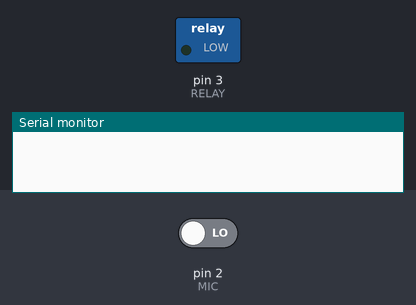
Recording of a sketch running on a simulated Arduino Nano, built with avr-gcc and run on an emulated ATmega328P. Parts: switched loads named in the sketch (green lamp = pin HIGH), the last lines printed to the serial monitor. Dashed ring = blinking. The inputs (shaded band) are chosen by the test bench; at power-on: pin 2 (MIC) LOW.

Above: at 1.2 s.
1.3 s: pin 2 (MIC) driven HIGH
At 1.45 s:
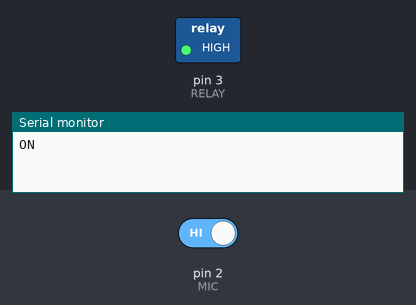
4.3 s: pin 2 (MIC) driven LOW
At 4.3 s:
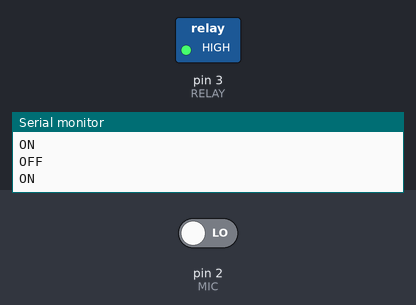
Timing chart, 0 to 7.3 s (numbered marks = the images above; inputs shaded):
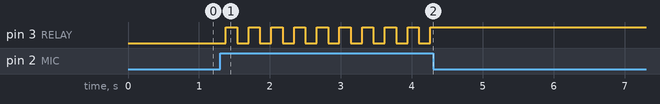

The sketch:

ky037_double_clap_relay.ino
```cpp
// Arduino sketch that reads a KY-037 sound sensor and toggles a relay on a detected double-clap using simple debounce and timing logic.
//
// Full tutorial: https://shillehtek.com/blogs/news/arduino-nano-ky-037-double-clap-relay-switch
// Parts used: https://shillehtek.com/products/shillehtek-ky-037-sound-sensor-module
//             https://shillehtek.com/products/1-channel-5v-relay-module
//             https://shillehtek.com/products/arduino-nano-v3-presoldered-ch340g-atmega328p
// More examples: https://github.com/shillehbean/shillehtek-examples
//

const int MIC = 2;
const int RELAY = 3;
bool relayOn = false;
unsigned long lastClap = 0;
int clapCount = 0;

void setup() {
  pinMode(MIC, INPUT);
  pinMode(RELAY, OUTPUT);
  Serial.begin(9600);
}

void loop() {
  if (digitalRead(MIC) == HIGH) {
    unsigned long now = millis();
    if (now - lastClap < 80) return;   // debounce
    if (now - lastClap < 1000) {
      clapCount++;
    } else {
      clapCount = 1;
    }
    lastClap = now;
    if (clapCount == 2) {
      relayOn = !relayOn;
      digitalWrite(RELAY, relayOn ? HIGH : LOW);
      Serial.println(relayOn ? "ON" : "OFF");
      clapCount = 0;
    }
  }
}
```

Measured:
- after the input at 1.3 s, pin 3 (RELAY): alternates HIGH for 0.16 s and LOW for 0.16 s, starting after 0.08 s
- after the input at 4.3 s, pin 3 (RELAY): stops changing and stays HIGH
